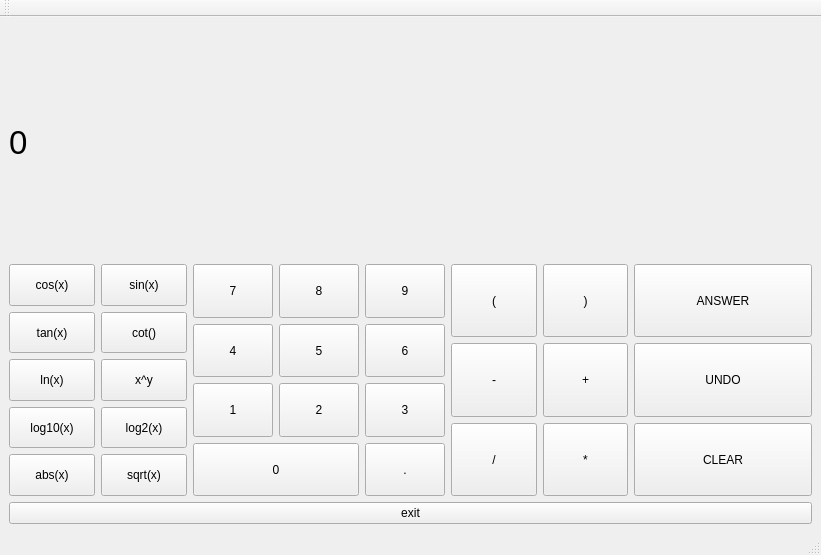
<?xml version="1.0" encoding="UTF-8"?>
<ui version="4.0">
 <class>MainWindow</class>
 <widget class="QMainWindow" name="MainWindow">
  <property name="geometry">
   <rect>
    <x>0</x>
    <y>0</y>
    <width>821</width>
    <height>555</height>
   </rect>
  </property>
  <property name="windowTitle">
   <string>MainWindow</string>
  </property>
  <widget class="QWidget" name="centralwidget">
   <layout class="QVBoxLayout" name="verticalLayout">
    <item>
     <widget class="QLabel" name="lbResult">
      <property name="sizePolicy">
       <sizepolicy hsizetype="Preferred" vsizetype="Preferred">
        <horstretch>0</horstretch>
        <verstretch>0</verstretch>
       </sizepolicy>
      </property>
      <property name="font">
       <font>
        <pointsize>25</pointsize>
       </font>
      </property>
      <property name="text">
       <string>0</string>
      </property>
     </widget>
    </item>
    <item>
     <layout class="QGridLayout" name="gridLayout">
      <item row="1" column="6">
       <layout class="QVBoxLayout" name="verticalLayout_3">
        <item>
         <widget class="QPushButton" name="btAnswer">
          <property name="sizePolicy">
           <sizepolicy hsizetype="Preferred" vsizetype="Preferred">
            <horstretch>0</horstretch>
            <verstretch>0</verstretch>
           </sizepolicy>
          </property>
          <property name="text">
           <string>ANSWER</string>
          </property>
         </widget>
        </item>
        <item>
         <widget class="QPushButton" name="btUndo">
          <property name="sizePolicy">
           <sizepolicy hsizetype="Preferred" vsizetype="Preferred">
            <horstretch>0</horstretch>
            <verstretch>0</verstretch>
           </sizepolicy>
          </property>
          <property name="text">
           <string>UNDO</string>
          </property>
         </widget>
        </item>
        <item>
         <widget class="QPushButton" name="btClear">
          <property name="sizePolicy">
           <sizepolicy hsizetype="Preferred" vsizetype="Preferred">
            <horstretch>0</horstretch>
            <verstretch>0</verstretch>
           </sizepolicy>
          </property>
          <property name="text">
           <string>CLEAR</string>
          </property>
         </widget>
        </item>
       </layout>
      </item>
      <item row="1" column="3">
       <layout class="QGridLayout" name="gridLayout_3">
        <item row="4" column="0">
         <widget class="QPushButton" name="btAbs">
          <property name="sizePolicy">
           <sizepolicy hsizetype="Preferred" vsizetype="Preferred">
            <horstretch>0</horstretch>
            <verstretch>0</verstretch>
           </sizepolicy>
          </property>
          <property name="text">
           <string>abs(x)</string>
          </property>
         </widget>
        </item>
        <item row="0" column="1">
         <widget class="QPushButton" name="btSin">
          <property name="sizePolicy">
           <sizepolicy hsizetype="Preferred" vsizetype="Preferred">
            <horstretch>0</horstretch>
            <verstretch>0</verstretch>
           </sizepolicy>
          </property>
          <property name="text">
           <string>sin(x)</string>
          </property>
         </widget>
        </item>
        <item row="1" column="0">
         <widget class="QPushButton" name="btTan">
          <property name="sizePolicy">
           <sizepolicy hsizetype="Preferred" vsizetype="Preferred">
            <horstretch>0</horstretch>
            <verstretch>0</verstretch>
           </sizepolicy>
          </property>
          <property name="text">
           <string>tan(x)</string>
          </property>
         </widget>
        </item>
        <item row="1" column="1">
         <widget class="QPushButton" name="btCot">
          <property name="sizePolicy">
           <sizepolicy hsizetype="Preferred" vsizetype="Preferred">
            <horstretch>0</horstretch>
            <verstretch>0</verstretch>
           </sizepolicy>
          </property>
          <property name="text">
           <string>cot()</string>
          </property>
         </widget>
        </item>
        <item row="3" column="1">
         <widget class="QPushButton" name="btLog2">
          <property name="sizePolicy">
           <sizepolicy hsizetype="Preferred" vsizetype="Preferred">
            <horstretch>0</horstretch>
            <verstretch>0</verstretch>
           </sizepolicy>
          </property>
          <property name="text">
           <string>log2(x)</string>
          </property>
         </widget>
        </item>
        <item row="2" column="0">
         <widget class="QPushButton" name="btLn">
          <property name="sizePolicy">
           <sizepolicy hsizetype="Preferred" vsizetype="Preferred">
            <horstretch>0</horstretch>
            <verstretch>0</verstretch>
           </sizepolicy>
          </property>
          <property name="text">
           <string>ln(x)</string>
          </property>
         </widget>
        </item>
        <item row="2" column="1">
         <widget class="QPushButton" name="btPow">
          <property name="sizePolicy">
           <sizepolicy hsizetype="Preferred" vsizetype="Preferred">
            <horstretch>0</horstretch>
            <verstretch>0</verstretch>
           </sizepolicy>
          </property>
          <property name="text">
           <string>x^y</string>
          </property>
         </widget>
        </item>
        <item row="4" column="1">
         <widget class="QPushButton" name="btSqrt">
          <property name="sizePolicy">
           <sizepolicy hsizetype="Preferred" vsizetype="Preferred">
            <horstretch>0</horstretch>
            <verstretch>0</verstretch>
           </sizepolicy>
          </property>
          <property name="text">
           <string>sqrt(x)</string>
          </property>
         </widget>
        </item>
        <item row="0" column="0">
         <widget class="QPushButton" name="btCos">
          <property name="sizePolicy">
           <sizepolicy hsizetype="Preferred" vsizetype="Preferred">
            <horstretch>0</horstretch>
            <verstretch>0</verstretch>
           </sizepolicy>
          </property>
          <property name="text">
           <string>cos(x)</string>
          </property>
         </widget>
        </item>
        <item row="3" column="0">
         <widget class="QPushButton" name="btLog10">
          <property name="sizePolicy">
           <sizepolicy hsizetype="Preferred" vsizetype="Preferred">
            <horstretch>0</horstretch>
            <verstretch>0</verstretch>
           </sizepolicy>
          </property>
          <property name="text">
           <string>log10(x)</string>
          </property>
         </widget>
        </item>
       </layout>
      </item>
      <item row="1" column="5">
       <layout class="QGridLayout" name="gridLayout_2">
        <item row="0" column="0">
         <widget class="QPushButton" name="btLeft">
          <property name="sizePolicy">
           <sizepolicy hsizetype="Preferred" vsizetype="Preferred">
            <horstretch>0</horstretch>
            <verstretch>0</verstretch>
           </sizepolicy>
          </property>
          <property name="text">
           <string>(</string>
          </property>
         </widget>
        </item>
        <item row="1" column="0">
         <widget class="QPushButton" name="btMinus">
          <property name="sizePolicy">
           <sizepolicy hsizetype="Preferred" vsizetype="Preferred">
            <horstretch>0</horstretch>
            <verstretch>0</verstretch>
           </sizepolicy>
          </property>
          <property name="text">
           <string>-</string>
          </property>
         </widget>
        </item>
        <item row="2" column="0">
         <widget class="QPushButton" name="btDevide">
          <property name="sizePolicy">
           <sizepolicy hsizetype="Preferred" vsizetype="Preferred">
            <horstretch>0</horstretch>
            <verstretch>0</verstretch>
           </sizepolicy>
          </property>
          <property name="text">
           <string>/</string>
          </property>
         </widget>
        </item>
        <item row="0" column="1">
         <widget class="QPushButton" name="btRight">
          <property name="sizePolicy">
           <sizepolicy hsizetype="Preferred" vsizetype="Preferred">
            <horstretch>0</horstretch>
            <verstretch>0</verstretch>
           </sizepolicy>
          </property>
          <property name="text">
           <string>)</string>
          </property>
         </widget>
        </item>
        <item row="1" column="1">
         <widget class="QPushButton" name="btPlus">
          <property name="sizePolicy">
           <sizepolicy hsizetype="Preferred" vsizetype="Preferred">
            <horstretch>0</horstretch>
            <verstretch>0</verstretch>
           </sizepolicy>
          </property>
          <property name="text">
           <string>+</string>
          </property>
         </widget>
        </item>
        <item row="2" column="1">
         <widget class="QPushButton" name="btMultiplay">
          <property name="sizePolicy">
           <sizepolicy hsizetype="Preferred" vsizetype="Preferred">
            <horstretch>0</horstretch>
            <verstretch>0</verstretch>
           </sizepolicy>
          </property>
          <property name="text">
           <string>*</string>
          </property>
         </widget>
        </item>
       </layout>
      </item>
      <item row="1" column="4">
       <layout class="QGridLayout" name="gridLayout_4">
        <item row="1" column="0">
         <widget class="QPushButton" name="bt4">
          <property name="sizePolicy">
           <sizepolicy hsizetype="Preferred" vsizetype="Preferred">
            <horstretch>0</horstretch>
            <verstretch>0</verstretch>
           </sizepolicy>
          </property>
          <property name="text">
           <string>4</string>
          </property>
         </widget>
        </item>
        <item row="1" column="1">
         <widget class="QPushButton" name="bt5">
          <property name="sizePolicy">
           <sizepolicy hsizetype="Preferred" vsizetype="Preferred">
            <horstretch>0</horstretch>
            <verstretch>0</verstretch>
           </sizepolicy>
          </property>
          <property name="text">
           <string>5</string>
          </property>
         </widget>
        </item>
        <item row="2" column="0">
         <widget class="QPushButton" name="bt1">
          <property name="sizePolicy">
           <sizepolicy hsizetype="Preferred" vsizetype="Preferred">
            <horstretch>0</horstretch>
            <verstretch>0</verstretch>
           </sizepolicy>
          </property>
          <property name="text">
           <string>1</string>
          </property>
         </widget>
        </item>
        <item row="0" column="2">
         <widget class="QPushButton" name="bt9">
          <property name="sizePolicy">
           <sizepolicy hsizetype="Preferred" vsizetype="Preferred">
            <horstretch>0</horstretch>
            <verstretch>0</verstretch>
           </sizepolicy>
          </property>
          <property name="text">
           <string>9</string>
          </property>
         </widget>
        </item>
        <item row="2" column="1">
         <widget class="QPushButton" name="bt2">
          <property name="sizePolicy">
           <sizepolicy hsizetype="Preferred" vsizetype="Preferred">
            <horstretch>0</horstretch>
            <verstretch>0</verstretch>
           </sizepolicy>
          </property>
          <property name="text">
           <string>2</string>
          </property>
         </widget>
        </item>
        <item row="0" column="1">
         <widget class="QPushButton" name="bt8">
          <property name="sizePolicy">
           <sizepolicy hsizetype="Preferred" vsizetype="Preferred">
            <horstretch>0</horstretch>
            <verstretch>0</verstretch>
           </sizepolicy>
          </property>
          <property name="text">
           <string>8</string>
          </property>
         </widget>
        </item>
        <item row="1" column="2">
         <widget class="QPushButton" name="bt">
          <property name="sizePolicy">
           <sizepolicy hsizetype="Preferred" vsizetype="Preferred">
            <horstretch>0</horstretch>
            <verstretch>0</verstretch>
           </sizepolicy>
          </property>
          <property name="text">
           <string>6</string>
          </property>
         </widget>
        </item>
        <item row="2" column="2">
         <widget class="QPushButton" name="bt3">
          <property name="sizePolicy">
           <sizepolicy hsizetype="Preferred" vsizetype="Preferred">
            <horstretch>0</horstretch>
            <verstretch>0</verstretch>
           </sizepolicy>
          </property>
          <property name="text">
           <string>3</string>
          </property>
         </widget>
        </item>
        <item row="0" column="0">
         <widget class="QPushButton" name="bt7">
          <property name="sizePolicy">
           <sizepolicy hsizetype="Preferred" vsizetype="Preferred">
            <horstretch>0</horstretch>
            <verstretch>0</verstretch>
           </sizepolicy>
          </property>
          <property name="text">
           <string>7</string>
          </property>
         </widget>
        </item>
        <item row="3" column="0" colspan="2">
         <widget class="QPushButton" name="bt0">
          <property name="sizePolicy">
           <sizepolicy hsizetype="Preferred" vsizetype="Preferred">
            <horstretch>0</horstretch>
            <verstretch>0</verstretch>
           </sizepolicy>
          </property>
          <property name="text">
           <string>0</string>
          </property>
         </widget>
        </item>
        <item row="3" column="2">
         <widget class="QPushButton" name="btPoint">
          <property name="sizePolicy">
           <sizepolicy hsizetype="Preferred" vsizetype="Preferred">
            <horstretch>0</horstretch>
            <verstretch>0</verstretch>
           </sizepolicy>
          </property>
          <property name="text">
           <string>.</string>
          </property>
         </widget>
        </item>
       </layout>
      </item>
     </layout>
    </item>
    <item>
     <widget class="QPushButton" name="pushButton_5">
      <property name="text">
       <string>exit</string>
      </property>
     </widget>
    </item>
   </layout>
  </widget>
  <widget class="QMenuBar" name="menubar">
   <property name="geometry">
    <rect>
     <x>0</x>
     <y>0</y>
     <width>821</width>
     <height>26</height>
    </rect>
   </property>
  </widget>
  <widget class="QStatusBar" name="statusbar"/>
  <widget class="QToolBar" name="toolBar">
   <property name="windowTitle">
    <string>toolBar</string>
   </property>
   <attribute name="toolBarArea">
    <enum>TopToolBarArea</enum>
   </attribute>
   <attribute name="toolBarBreak">
    <bool>false</bool>
   </attribute>
  </widget>
 </widget>
 <resources/>
 <connections/>
</ui>
